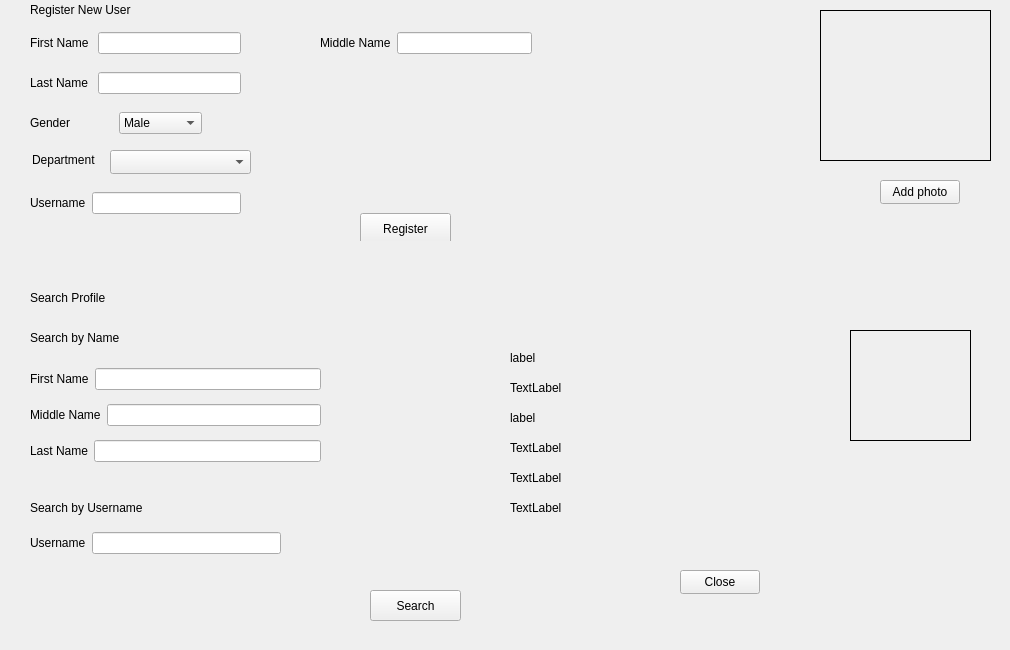
      <widget class="QWidget" name="tab_2">
       <attribute name="title">
        <string>Profile</string>
       </attribute>
       <widget class="QWidget" name="widget" native="true">
        <property name="geometry">
         <rect>
          <x>20</x>
          <y>290</y>
          <width>981</width>
          <height>351</height>
         </rect>
        </property>
        <widget class="QLabel" name="label_26">
         <property name="geometry">
          <rect>
           <x>10</x>
           <y>0</y>
           <width>91</width>
           <height>16</height>
          </rect>
         </property>
         <property name="text">
          <string>Search Profile</string>
         </property>
        </widget>
        <widget class="QLabel" name="label_34">
         <property name="geometry">
          <rect>
           <x>10</x>
           <y>40</y>
           <width>131</width>
           <height>16</height>
          </rect>
         </property>
         <property name="text">
          <string>Search by Name</string>
         </property>
        </widget>
        <widget class="QLabel" name="label_38">
         <property name="geometry">
          <rect>
           <x>10</x>
           <y>210</y>
           <width>131</width>
           <height>16</height>
          </rect>
         </property>
         <property name="text">
          <string>Search by Username</string>
         </property>
        </widget>
        <widget class="QPushButton" name="profile_search">
         <property name="geometry">
          <rect>
           <x>350</x>
           <y>300</y>
           <width>91</width>
           <height>31</height>
          </rect>
         </property>
         <property name="text">
          <string>Search</string>
         </property>
        </widget>
        <widget class="QWidget" name="show_info_widget" native="true">
         <property name="geometry">
          <rect>
           <x>480</x>
           <y>10</y>
           <width>481</width>
           <height>331</height>
          </rect>
         </property>
         <widget class="QLabel" name="show_mname">
          <property name="geometry">
           <rect>
            <x>10</x>
            <y>80</y>
            <width>181</width>
            <height>16</height>
           </rect>
          </property>
          <property name="text">
           <string>TextLabel</string>
          </property>
         </widget>
         <widget class="QLabel" name="show_lname">
          <property name="geometry">
           <rect>
            <x>10</x>
            <y>110</y>
            <width>181</width>
            <height>16</height>
           </rect>
          </property>
          <property name="text">
           <string>label</string>
          </property>
         </widget>
         <widget class="QLabel" name="show_fname">
          <property name="geometry">
           <rect>
            <x>10</x>
            <y>50</y>
            <width>181</width>
            <height>16</height>
           </rect>
          </property>
          <property name="text">
           <string>label</string>
          </property>
         </widget>
         <widget class="QLabel" name="show_username">
          <property name="geometry">
           <rect>
            <x>10</x>
            <y>140</y>
            <width>181</width>
            <height>16</height>
           </rect>
          </property>
          <property name="text">
           <string>TextLabel</string>
          </property>
         </widget>
         <widget class="QLabel" name="show_gender">
          <property name="geometry">
           <rect>
            <x>10</x>
            <y>170</y>
            <width>181</width>
            <height>16</height>
           </rect>
          </property>
          <property name="text">
           <string>TextLabel</string>
          </property>
         </widget>
         <widget class="QLabel" name="show_dept">
          <property name="geometry">
           <rect>
            <x>10</x>
            <y>200</y>
            <width>181</width>
            <height>16</height>
           </rect>
          </property>
          <property name="text">
           <string>TextLabel</string>
          </property>
         </widget>
         <widget class="QPushButton" name="close_search">
          <property name="geometry">
           <rect>
            <x>180</x>
            <y>270</y>
            <width>80</width>
            <height>24</height>
           </rect>
          </property>
          <property name="text">
           <string>Close</string>
          </property>
         </widget>
         <widget class="QLabel" name="show_pic">
          <property name="geometry">
           <rect>
            <x>350</x>
            <y>30</y>
            <width>121</width>
            <height>111</height>
           </rect>
          </property>
          <property name="frameShape">
           <enum>QFrame::Box</enum>
          </property>
          <property name="text">
           <string/>
          </property>
         </widget>
        </widget>
        <widget class="QWidget" name="">
         <property name="geometry">
          <rect>
           <x>10</x>
           <y>70</y>
           <width>291</width>
           <height>111</height>
          </rect>
         </property>
         <layout class="QVBoxLayout" name="verticalLayout_7">
          <item>
           <layout class="QHBoxLayout" name="horizontalLayout_37">
            <item>
             <widget class="QLabel" name="label_39">
              <property name="text">
               <string>First Name</string>
              </property>
             </widget>
            </item>
            <item>
             <widget class="QLineEdit" name="profile_search_fname"/>
            </item>
           </layout>
          </item>
          <item>
           <layout class="QHBoxLayout" name="horizontalLayout_38">
            <item>
             <widget class="QLabel" name="label_37">
              <property name="text">
               <string>Middle Name</string>
              </property>
             </widget>
            </item>
            <item>
             <widget class="QLineEdit" name="profile_search_mname"/>
            </item>
           </layout>
          </item>
          <item>
           <layout class="QHBoxLayout" name="horizontalLayout_39">
            <item>
             <widget class="QLabel" name="label_36">
              <property name="text">
               <string>Last Name</string>
              </property>
             </widget>
            </item>
            <item>
             <widget class="QLineEdit" name="profile_search_lname"/>
            </item>
           </layout>
          </item>
         </layout>
        </widget>
        <widget class="QWidget" name="">
         <property name="geometry">
          <rect>
           <x>10</x>
           <y>240</y>
           <width>251</width>
           <height>26</height>
          </rect>
         </property>
         <layout class="QHBoxLayout" name="horizontalLayout_40">
          <item>
           <widget class="QLabel" name="label_35">
            <property name="text">
             <string>Username</string>
            </property>
           </widget>
          </item>
          <item>
           <widget class="QLineEdit" name="profile_search_username"/>
          </item>
         </layout>
        </widget>
       </widget>
       <widget class="QWidget" name="widget_2" native="true">
        <property name="geometry">
         <rect>
          <x>20</x>
          <y>0</y>
          <width>981</width>
          <height>241</height>
         </rect>
        </property>
        <widget class="QLabel" name="label_24">
         <property name="geometry">
          <rect>
           <x>10</x>
           <y>0</y>
           <width>111</width>
           <height>20</height>
          </rect>
         </property>
         <property name="text">
          <string>Register New User</string>
         </property>
        </widget>
        <widget class="QWidget" name="">
         <property name="geometry">
          <rect>
           <x>10</x>
           <y>30</y>
           <width>211</width>
           <height>26</height>
          </rect>
         </property>
         <layout class="QHBoxLayout" name="horizontalLayout_31">
          <item>
           <widget class="QLabel" name="label_40">
            <property name="text">
             <string>First Name </string>
            </property>
           </widget>
          </item>
          <item>
           <widget class="QLineEdit" name="profile_register_fname"/>
          </item>
         </layout>
        </widget>
        <widget class="QWidget" name="">
         <property name="geometry">
          <rect>
           <x>300</x>
           <y>30</y>
           <width>212</width>
           <height>26</height>
          </rect>
         </property>
         <layout class="QHBoxLayout" name="horizontalLayout_35">
          <item>
           <widget class="QLabel" name="label_45">
            <property name="text">
             <string>Middle Name</string>
            </property>
           </widget>
          </item>
          <item>
           <widget class="QLineEdit" name="profile_register_mname"/>
          </item>
         </layout>
        </widget>
        <widget class="QWidget" name="">
         <property name="geometry">
          <rect>
           <x>10</x>
           <y>70</y>
           <width>211</width>
           <height>26</height>
          </rect>
         </property>
         <layout class="QHBoxLayout" name="horizontalLayout_34">
          <item>
           <widget class="QLabel" name="label_41">
            <property name="text">
             <string>Last Name </string>
            </property>
           </widget>
          </item>
          <item>
           <widget class="QLineEdit" name="profile_register_lname"/>
          </item>
         </layout>
        </widget>
        <widget class="QWidget" name="">
         <property name="geometry">
          <rect>
           <x>10</x>
           <y>110</y>
           <width>172</width>
           <height>26</height>
          </rect>
         </property>
         <layout class="QHBoxLayout" name="horizontalLayout_33">
          <item>
           <widget class="QLabel" name="label_42">
            <property name="text">
             <string>Gender </string>
            </property>
           </widget>
          </item>
          <item>
           <widget class="QComboBox" name="profile_register_gender">
            <item>
             <property name="text">
              <string>Male</string>
             </property>
            </item>
            <item>
             <property name="text">
              <string>Female</string>
             </property>
            </item>
            <item>
             <property name="text">
              <string>Others</string>
             </property>
            </item>
           </widget>
          </item>
         </layout>
        </widget>
        <widget class="QWidget" name="layoutWidget">
         <property name="geometry">
          <rect>
           <x>10</x>
           <y>190</y>
           <width>211</width>
           <height>26</height>
          </rect>
         </property>
         <layout class="QHBoxLayout" name="horizontalLayout_36">
          <item>
           <widget class="QLabel" name="label_44">
            <property name="text">
             <string>Username</string>
            </property>
           </widget>
          </item>
          <item>
           <widget class="QLineEdit" name="profile_register_username"/>
          </item>
         </layout>
        </widget>
        <widget class="QPushButton" name="profile_register">
         <property name="geometry">
          <rect>
           <x>340</x>
           <y>213</y>
           <width>91</width>
           <height>31</height>
          </rect>
         </property>
         <property name="text">
          <string>Register</string>
         </property>
        </widget>
        <widget class="QLabel" name="pic_show">
         <property name="geometry">
          <rect>
           <x>800</x>
           <y>10</y>
           <width>171</width>
           <height>151</height>
          </rect>
         </property>
         <property name="frameShape">
          <enum>QFrame::Box</enum>
         </property>
         <property name="frameShadow">
          <enum>QFrame::Plain</enum>
         </property>
         <property name="lineWidth">
          <number>1</number>
         </property>
         <property name="text">
          <string/>
         </property>
        </widget>
        <widget class="QPushButton" name="add_photo">
         <property name="geometry">
          <rect>
           <x>860</x>
           <y>180</y>
           <width>80</width>
           <height>24</height>
          </rect>
         </property>
         <property name="text">
          <string>Add photo</string>
         </property>
        </widget>
        <widget class="QLabel" name="label_43">
         <property name="geometry">
          <rect>
           <x>12</x>
           <y>152</y>
           <width>75</width>
           <height>16</height>
          </rect>
         </property>
         <property name="text">
          <string>Department </string>
         </property>
        </widget>
        <widget class="QComboBox" name="profile_register_dept">
         <property name="geometry">
          <rect>
           <x>90</x>
           <y>150</y>
           <width>141</width>
           <height>24</height>
          </rect>
         </property>
        </widget>
       </widget>
      </widget>
